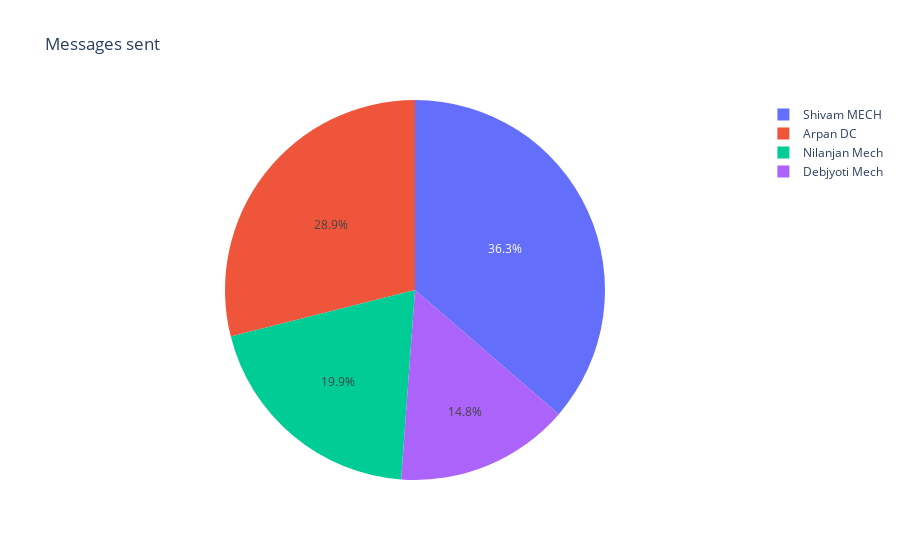

The cell this chart's notebook holds for it:
### Markdown cell above
### MESSAGES SENT - PERCENTAGE

### Code cell
import plotly.express as px
fig = px.pie(messages_df, values='Line_Count', names='Author', title='Messages sent')
fig.show()

### Figure 1 — Plotly figure (JSON) as saved in the notebook; plotly's stock layout.template omitted (floating-point values rounded to 4 significant figures; data arrays with more than 128 entries replaced by an {"elided": "..."} marker saying what was removed)
{"data": [{"domain": {"x": [0, 1], "y": [0, 1]}, "hovertemplate": "Author=%{label}<br>Line_Count=%{value}<extra></extra>", "labels": {"elided": "3614 str values"}, "legendgroup": "", "name": "", "showlegend": true, "type": "pie", "values": {"elided": "3614 int values"}}], "layout": {"legend": {"tracegroupgap": 0}, "title": {"text": "Messages sent"}}}
